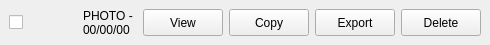
<?xml version="1.0" encoding="UTF-8"?>
<ui version="4.0">
 <class>SnapmaticWidget</class>
 <widget class="QWidget" name="SnapmaticWidget">
  <property name="geometry">
   <rect>
    <x>0</x>
    <y>0</y>
    <width>490</width>
    <height>45</height>
   </rect>
  </property>
  <property name="windowTitle">
   <string>Snapmatic Widget</string>
  </property>
  <layout class="QHBoxLayout" name="hlSnapmaticContent">
   <property name="leftMargin">
    <number>0</number>
   </property>
   <property name="topMargin">
    <number>0</number>
   </property>
   <property name="rightMargin">
    <number>0</number>
   </property>
   <property name="bottomMargin">
    <number>0</number>
   </property>
   <item>
    <widget class="QFrame" name="SnapmaticFrame">
     <property name="frameShape">
      <enum>QFrame::NoFrame</enum>
     </property>
     <property name="frameShadow">
      <enum>QFrame::Plain</enum>
     </property>
     <property name="lineWidth">
      <number>0</number>
     </property>
     <layout class="QHBoxLayout" name="hlSnapmatic">
      <item>
       <widget class="QCheckBox" name="cbSelected">
        <property name="focusPolicy">
         <enum>Qt::NoFocus</enum>
        </property>
        <property name="text">
         <string/>
        </property>
       </widget>
      </item>
      <item>
       <widget class="QLabel" name="labPicture">
        <property name="minimumSize">
         <size>
          <width>48</width>
          <height>27</height>
         </size>
        </property>
        <property name="maximumSize">
         <size>
          <width>48</width>
          <height>27</height>
         </size>
        </property>
        <property name="lineWidth">
         <number>0</number>
        </property>
        <property name="text">
         <string/>
        </property>
        <property name="scaledContents">
         <bool>true</bool>
        </property>
       </widget>
      </item>
      <item>
       <widget class="QLabel" name="labPicStr">
        <property name="sizePolicy">
         <sizepolicy hsizetype="Expanding" vsizetype="Preferred">
          <horstretch>0</horstretch>
          <verstretch>0</verstretch>
         </sizepolicy>
        </property>
        <property name="text">
         <string>PHOTO - 00/00/00 00:00:00</string>
        </property>
        <property name="wordWrap">
         <bool>true</bool>
        </property>
       </widget>
      </item>
      <item>
       <widget class="QPushButton" name="cmdView">
        <property name="sizePolicy">
         <sizepolicy hsizetype="Minimum" vsizetype="Minimum">
          <horstretch>0</horstretch>
          <verstretch>0</verstretch>
         </sizepolicy>
        </property>
        <property name="toolTip">
         <string>View picture</string>
        </property>
        <property name="text">
         <string>View</string>
        </property>
        <property name="autoDefault">
         <bool>true</bool>
        </property>
       </widget>
      </item>
      <item>
       <widget class="QPushButton" name="cmdCopy">
        <property name="sizePolicy">
         <sizepolicy hsizetype="Minimum" vsizetype="Minimum">
          <horstretch>0</horstretch>
          <verstretch>0</verstretch>
         </sizepolicy>
        </property>
        <property name="toolTip">
         <string>Copy picture</string>
        </property>
        <property name="text">
         <string>Copy</string>
        </property>
       </widget>
      </item>
      <item>
       <widget class="QPushButton" name="cmdExport">
        <property name="sizePolicy">
         <sizepolicy hsizetype="Minimum" vsizetype="Minimum">
          <horstretch>0</horstretch>
          <verstretch>0</verstretch>
         </sizepolicy>
        </property>
        <property name="toolTip">
         <string>Export picture</string>
        </property>
        <property name="text">
         <string>Export</string>
        </property>
       </widget>
      </item>
      <item>
       <widget class="QPushButton" name="cmdDelete">
        <property name="sizePolicy">
         <sizepolicy hsizetype="Minimum" vsizetype="Minimum">
          <horstretch>0</horstretch>
          <verstretch>0</verstretch>
         </sizepolicy>
        </property>
        <property name="toolTip">
         <string>Delete picture</string>
        </property>
        <property name="text">
         <string>Delete</string>
        </property>
        <property name="autoDefault">
         <bool>true</bool>
        </property>
       </widget>
      </item>
     </layout>
    </widget>
   </item>
  </layout>
 </widget>
 <resources/>
 <connections/>
</ui>
